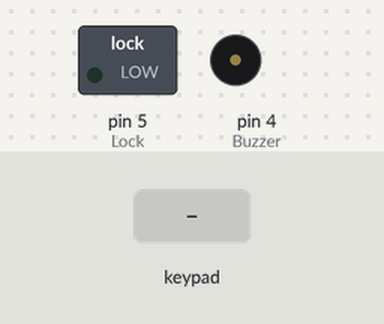
Simulated run of this sketch. Board: Arduino Uno, built with avr-gcc and run on an emulated ATmega328P. Shown: switched loads named in the sketch (green lamp = pin HIGH), buzzer (waves = sounding, pin HIGH). Inputs (shaded band) come from the test bench.

Above: at 1.2 s.
1.3 s: keypad keys 3 6 9 0 * pressed 0.4 s apart
At 2.56 s:
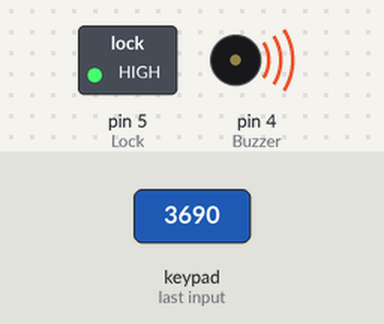
At 2.96 s:
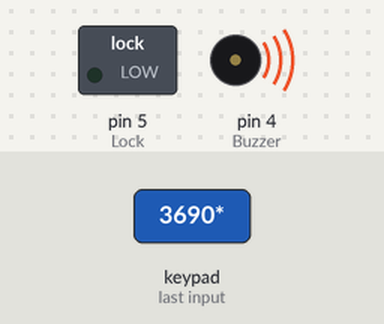
Timing chart, 0 to 4.5 s (numbered marks = the images above; inputs shaded):
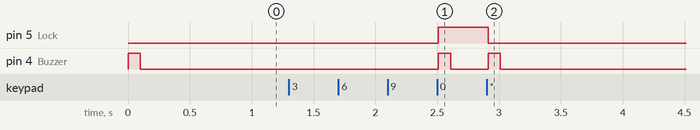

The sketch:

Solenoid_Lock_Using_Keypad.ino
```cpp
/*
#include <Keypad.h>

char * password = "1010"; // To increase the passcode length change the numerical to the size after position

int position = 0;

int buzzer = 4;
bool buzz = false;


const byte ROWS = 4; // 4 rows
const byte COLS = 4; // 4 columns 

//
char keys[ROWS][COLS] =
{
{'1','2','3','A'},
{'4','5','6','B'},
{'7','8','9','C'},
{'*','0','#','D'}
}; //mapping of the keys done w.r.t to the grid keypad

byte rowPins[ROWS] = { 13, 12, 11, 10 }; //connection of rows pins to the arduino
byte colPins[COLS] = { 9, 8, 7, 6 }; // connection of the columns pins to the arduino

Keypad keypad = Keypad( makeKeymap(keys), rowPins, colPins, ROWS, COLS );

int Lock = 5; // Connecting the relay to the 5th pin

void setup()
{

pinMode(Lock, OUTPUT);
LockedPosition(true);
}

void loop()
{
char key = keypad.getKey();
if (key == '*' || key == '#' ) //OR operator used to lock the device back again
{
position = 0;
LockedPosition(true);
}
if (key == password[position])
{
position ++;
}
if (position == 4) // change this if you want to increase the password length
{
LockedPosition(false);
}
delay(100);
}
void LockedPosition(int locked)
{
if (locked)
{
digitalWrite(Lock, LOW);
}
else
{
digitalWrite(Lock, HIGH);
}
}
*/


/*
  #include <Keypad.h>

char * password = "3690"; // To increase the passcode length, change the numerical to the size after position
int position = 0;

const byte ROWS = 4; // 4 rows
const byte COLS = 4; // 4 columns

char keys[ROWS][COLS] =
{
  {'1', '2', '3', 'A'},
  {'4', '5', '6', 'B'},
  {'7', '8', '9', 'C'},
  {'*', '0', '#', 'D'}
}; // Mapping of the keys done w.r.t to the grid keypad

byte rowPins[ROWS] = {13, 12, 11, 10}; // Connection of rows pins to the Arduino
byte colPins[COLS] = {9, 8, 7, 6};   // Connection of the columns pins to the Arduino

Keypad keypad = Keypad(makeKeymap(keys), rowPins, colPins, ROWS, COLS);

int Lock = 5;     // Connecting the relay to the 5th pin
int Buzzer = 4;   // Connecting the buzzer to the 4th pin
bool buzzerSounded = false;

void setup()
{
  pinMode(Lock, OUTPUT);
  pinMode(Buzzer, OUTPUT);
  LockedPosition(true);
}

void loop()
{
  char key = keypad.getKey();
  if (key == '*' || key == 'A') // OR operator used to lock the device back again
  {
    position = 0;
    LockedPosition(true);
  }
  if (key == password[position])
  {
    position++;
  }
  if (position == 4) // Change this if you want to increase the password length
  {
    LockedPosition(false);
  }

  // Check if the lock has just been unlocked
  if (digitalRead(Lock) == HIGH && !buzzerSounded)
  {
    // Sound the buzzer once
    digitalWrite(Buzzer, HIGH);
    delay(100);
    digitalWrite(Buzzer, LOW);
    buzzerSounded = true;
  }
  delay(100);
}

void LockedPosition(int locked)
{
  if (locked)
  {
    digitalWrite(Lock, LOW);
    buzzerSounded = false; // Reset the buzzer flag when locking
  }
  else
  {
    digitalWrite(Lock, HIGH);
    buzzerSounded = true;
  }
}
*/


#include <Keypad.h>

char * password = "3690"; // To increase the passcode length, change the numerical to the size after position
int position = 0;

const byte ROWS = 4; // 4 rows
const byte COLS = 4; // 4 columns

char keys[ROWS][COLS] =
{
  {'1', '2', '3', 'A'},
  {'4', '5', '6', 'B'},
  {'7', '8', '9', 'C'},
  {'*', '0', '#', 'D'}
}; // Mapping of the keys done w.r.t to the grid keypad

byte rowPins[ROWS] = {6, 7, 8, 9}; // Connection of rows pins to the Arduino
byte colPins[COLS] = {10, 11, 12, 13};   // Connection of the columns pins to the Arduino
// byte rowPins[ROWS] = {13, 12, 11, 10}; // Connection of rows pins to the Arduino
// byte colPins[COLS] = {9, 8, 7, 6};   // Connection of the columns pins to the Arduino

Keypad keypad = Keypad(makeKeymap(keys), rowPins, colPins, ROWS, COLS);

int Lock = 5;     // Connecting the relay to the 5th pin
int Buzzer = 4;   // Connecting the buzzer to the 4th pin
bool buzzerSoundedOpen = false;
bool buzzerSoundedClose = false;

void setup()
{
  pinMode(Lock, OUTPUT);
  pinMode(Buzzer, OUTPUT);
  LockedPosition(true);
}

void loop()
{
  char key = keypad.getKey();
  if (key == '*' || key == 'A') // OR operator used to lock the device back again
  {
    position = 0;
    LockedPosition(true);
  }
  if (key == password[position])
  {
    position++;
  }
  if (position == 4) // Change this if you want to increase the password length
  {
    LockedPosition(false);
  }

  // Check if the lock has just been unlocked
  if (digitalRead(Lock) == HIGH && !buzzerSoundedOpen)
  {
    // Sound the buzzer for opening once
    digitalWrite(Buzzer, HIGH);
    delay(100);
    digitalWrite(Buzzer, LOW);
    buzzerSoundedOpen = true;
  }

  // Check if the lock has just been locked
  if (digitalRead(Lock) == LOW && !buzzerSoundedClose)
  {
    // Sound the buzzer for closing once
    digitalWrite(Buzzer, HIGH);
    delay(100);
    digitalWrite(Buzzer, LOW);
    buzzerSoundedClose = true;
  }
  delay(100);
}

void LockedPosition(int locked)
{
  if (locked)
  {
    digitalWrite(Lock, LOW);
    buzzerSoundedOpen = false; // Reset the open buzzer flag when locking
  }
  else
  {
    digitalWrite(Lock, HIGH);
    buzzerSoundedClose = false; // Reset the close buzzer flag when unlocking
  }
}
```

Measured:
- after the input at 1.3 s, pin 5 (Lock): LOW → HIGH after 1.2 s, → LOW 0.40 s later; pin 4 (Buzzer): alternates HIGH for 0.10 s and LOW for 0.30 s, 4 changes in all, then stays LOW, starting after 1.2 s
